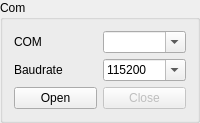
     <widget class="QGroupBox" name="com_group">
      <property name="title">
       <string>Com</string>
      </property>
      <layout class="QGridLayout" name="gridLayout_3">
       <item row="1" column="1">
        <widget class="QComboBox" name="baudrate_combo">
         <property name="editable">
          <bool>true</bool>
         </property>
         <property name="currentIndex">
          <number>4</number>
         </property>
         <item>
          <property name="text">
           <string>9600</string>
          </property>
         </item>
         <item>
          <property name="text">
           <string>19200</string>
          </property>
         </item>
         <item>
          <property name="text">
           <string>38400</string>
          </property>
         </item>
         <item>
          <property name="text">
           <string>57600</string>
          </property>
         </item>
         <item>
          <property name="text">
           <string>115200</string>
          </property>
         </item>
        </widget>
       </item>
       <item row="0" column="0">
        <widget class="QLabel" name="label">
         <property name="text">
          <string>COM</string>
         </property>
        </widget>
       </item>
       <item row="1" column="0">
        <widget class="QLabel" name="label_3">
         <property name="text">
          <string>Baudrate</string>
         </property>
        </widget>
       </item>
       <item row="2" column="0">
        <widget class="QPushButton" name="com_open_btn">
         <property name="text">
          <string>Open</string>
         </property>
        </widget>
       </item>
       <item row="2" column="1">
        <widget class="QPushButton" name="com_close_btn">
         <property name="enabled">
          <bool>false</bool>
         </property>
         <property name="text">
          <string>Close</string>
         </property>
        </widget>
       </item>
       <item row="0" column="1">
        <widget class="QComboBox" name="com_combo">
         <property name="editable">
          <bool>true</bool>
         </property>
        </widget>
       </item>
      </layout>
     </widget>
